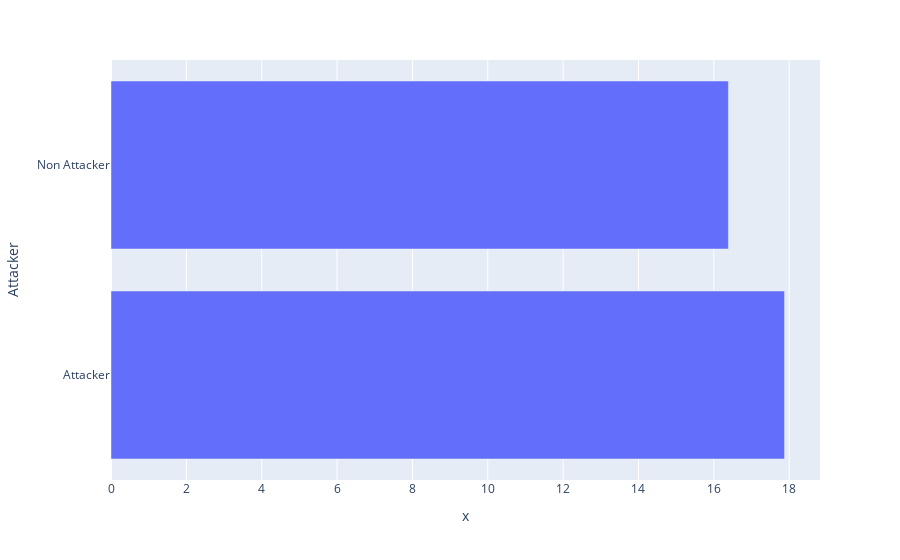

Notebook cell for this chart:
### Markdown cell above
### Average Market Value by Attacker Status

### Code cell
#pulling averages by attacking status
average_by_attacker = market_values_df.groupby('Attacker').mean()['Market Values in Millions']

#plotting averages
px.bar(average_by_attacker, x=average_by_attacker.values, y= average_by_attacker.index, orientation = 'h')

### Figure 1 — Plotly figure (JSON) as saved in the notebook; plotly's stock layout.template omitted (floating-point values rounded to 4 significant figures)
{"data": [{"alignmentgroup": "True", "hovertemplate": "x=%{x}<br>Attacker=%{y}<extra></extra>", "legendgroup": "", "marker": {"color": "#636efa"}, "name": "", "offsetgroup": "", "orientation": "h", "showlegend": false, "textposition": "auto", "type": "bar", "x": [17.88, 16.39], "xaxis": "x", "y": ["Attacker", "Non Attacker"], "yaxis": "y"}], "layout": {"barmode": "relative", "legend": {"tracegroupgap": 0}, "margin": {"t": 60}, "xaxis": {"anchor": "y", "domain": [0, 1], "title": {"text": "x"}}, "yaxis": {"anchor": "x", "domain": [0, 1], "title": {"text": "Attacker"}}}}
